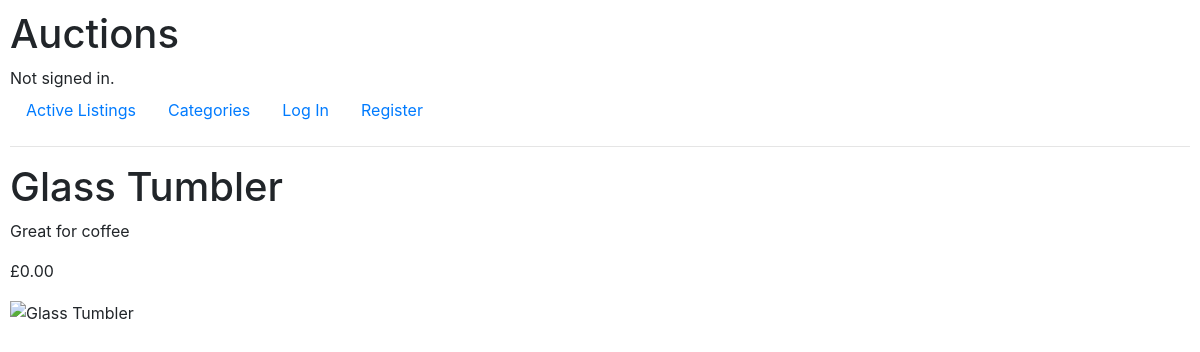
The app's page /listing/2, older data.
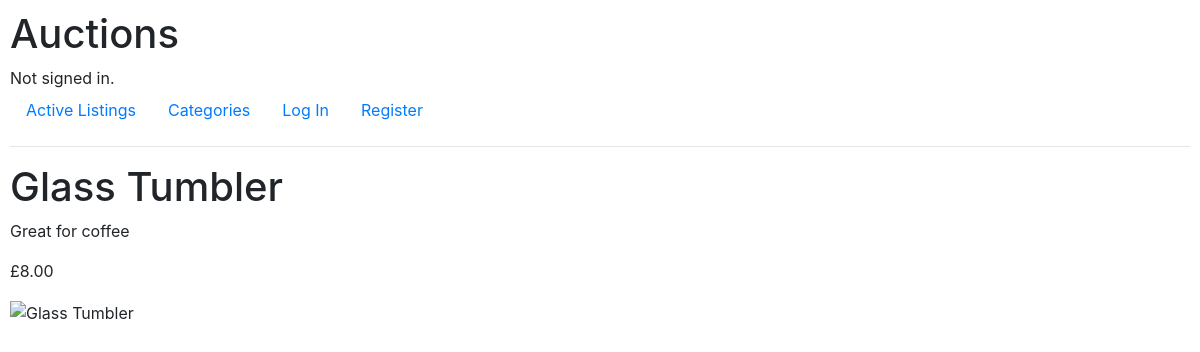
The same page, newer data.
### auctions/models.py (models this page shows, shortened)
class Listing(models.Model):
    title = models.TextField()
    description = models.TextField()
    categories = models.ForeignKey('Category', related_name='listings', on_delete=models.CASCADE)
    price = models.DecimalField(max_digits=1000, decimal_places=2)
    user = models.ForeignKey(User, related_name='listings', on_delete=models.CASCADE)
    image = models.TextField(blank=True)

### auctions/views.py (the view)
# urls.py: path("listing/<int:listing_id>", views.view_listing, name="view_listing"),
def view_listing(request, listing_id):
    listing = Listing.objects.get(pk=listing_id)
    return render(request, ("auctions/view_listing.html"), {
        "listing": listing
    })

### auctions/templates/auctions/view_listing.html
{% extends "auctions/layout.html" %}
{% block body %}
  <h1>{{ listing.title }}</h1>
  <p>{{ listing.description }}</p>
  <p>£{{ listing.price}}</p>
  <div class="img-box">
    <img src="{{ listing.image }}" alt="{{ listing.title }}">
  </div>
{% endblock %}

Row changes from the older to the newer data that the page shows:
changed Listing "Glass Tumbler": price "0.00" → "8.00"
